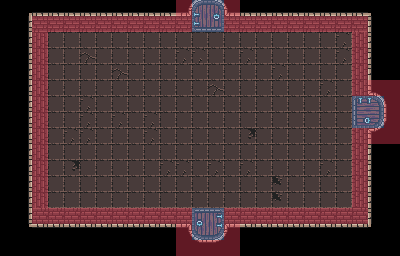

A 2D game scene composited from a Tiled map and its tileset images. What follows is a short description and the map's XML, with each tile layer's data collapsed to a summary:
An orthogonal 25x16 tile map with 16x16 px tiles, 3 tile layers (Tile Layer 1, wall meta, door meta), 2 tilesets.

<map version="1.8" tiledversion="1.8.4" orientation="orthogonal" renderorder="right-down" width="25" height="16" tilewidth="16" tileheight="16" infinite="0" nextlayerid="5" nextobjectid="1">
 <tileset firstgid="1" source="0x72_DungeonTilesetII_v1.4.tsx" />
 <tileset firstgid="1025" source="MetaSet.tsx" />
 <layer id="1" name="Tile Layer 1" width="25" height="16">
  <data>[400 cells, 353 non-empty, 18 distinct tile ids]</data>
 </layer>
 <layer id="3" name="wall meta" width="25" height="16" opacity="0.4">
  <data>[400 cells, 72 non-empty, 1 distinct tile ids]</data>
 </layer>
 <layer id="4" name="door meta" width="25" height="16" opacity="0.4">
  <data>[400 cells, 12 non-empty, 1 distinct tile ids]</data>
 </layer>
</map>
